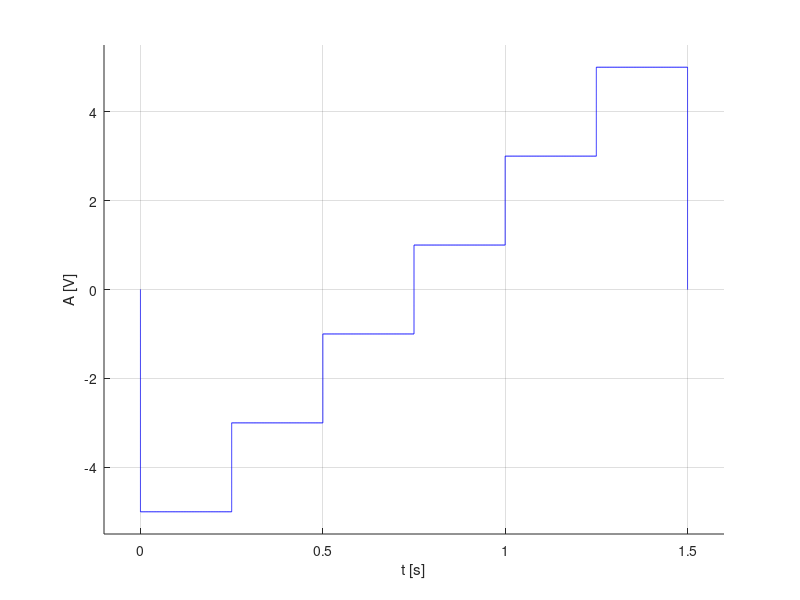

The MATLAB source for this figure:
%Se va genera un semnal cu rezolutie temporara de 2ms, 20ms
%200ms pentru un semnal continuu de tipul:

%3. Semnal dreptunghiular multinivel, aleator
%? Durata fiecarui nivel: 0,25 s.
%? Nivelurile
%a) {-1, 1}
%b) {-3,-1,1,3}
%c) {-5,-3,-1,1,3,5}
%d) {-7,-5,-3,-1,1,3,5,7}

hold on
xlabel('t [s]'),ylabel('A [V]')
%c) nivelurile {-5,-3,-1,1,3,5}
%Rezolutia temporara de 200ms

%y variaza de la 0 la -5
y=0:-0.002:-5;
x=y*0;
plot(x,y,'b')
%nivel -5
x = 0: 0.002: 1/4;
y = -5+0*x;
plot(x, y, 'b'),grid

%x=1/4;y variaza de la -5 la -3
y=-5:0.002:-3;
x=y*0+1/4;
plot(x,y,'b')

%nivel -3
x = 1/4:0.002:1/2;
y=-3+0*x;
plot(x,y,'b')

%x=1/2;y variaza de la -3 la -1
y=-3:0.002:-1;
x=y*0+1/2;
plot(x,y,'b')

%nivel -1
x = 1/2:0.002:3/4;
y=-1+x*0;
plot(x,y,'b')

%x=3/4;y variaza de la -1 la 1
y=-1:0.002:1;
x=y*0+3/4;
plot(x,y,'b')

%nivel 1
x = 3/4:0.002:1;
y=1+x*0;
plot(x,y,'b')

%x=1;y variaza de la 1 la 3;
y=1:0.002:3;
x=y*0+1;
plot(x,y,'b')

%nivel 3
x = 1:0.002:5/4;
y=3+x*0;
plot(x,y,'b')

%x=5/4;y variaza de la 3 la 5
y=3:0.002:5;
x=y*0+5/4;
plot(x,y,'b')

%nivel 5
x = 5/4:0.002:6/4;
y=5+x*0;
plot(x,y,'b')

%x=6/4;y variaza de la 5 la 0
y=5:-0.002:0;
x=y*0+6/4;
plot(x,y,'b')

axis([-0.1 1.6 -5.5 5.5])